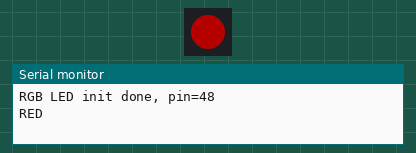
Simulated run of this sketch. Board: ESP32. Parts: 1 RGB LEDs in strip order, left to right, the last lines printed to the serial monitor. Dim RGB values are drawn brighter than linear.

Above: at 0.5 s.
At 1.5 s:
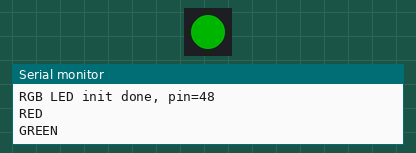
At 2.5 s:
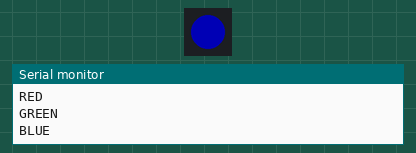
At 4.5 s:
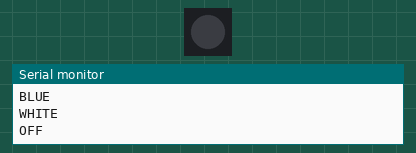
Timing chart, 0 to 6.5 s (numbered marks = the images above):
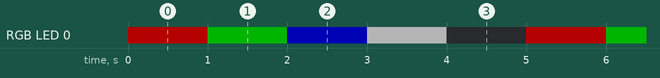

The sketch:

esp32_01.ino
```cpp
#include <Adafruit_NeoPixel.h>

#define RGB_PIN   48
#define NUM_LEDS  1

Adafruit_NeoPixel rgb(NUM_LEDS, RGB_PIN, NEO_GRB + NEO_KHZ800);

void setup() {
  Serial.begin(115200);
  rgb.begin();
  rgb.setBrightness(64);
  rgb.clear();
  rgb.show();
  Serial.println("RGB LED init done, pin=" + String(RGB_PIN));
}

void loop() {
  Serial.println("RED");
  rgb.setPixelColor(0, rgb.Color(255, 0, 0));
  rgb.show();
  delay(1000);

  Serial.println("GREEN");
  rgb.setPixelColor(0, rgb.Color(0, 255, 0));
  rgb.show();
  delay(1000);

  Serial.println("BLUE");
  rgb.setPixelColor(0, rgb.Color(0, 0, 255));
  rgb.show();
  delay(1000);

  Serial.println("WHITE");
  rgb.setPixelColor(0, rgb.Color(255, 255, 255));
  rgb.show();
  delay(1000);

  Serial.println("OFF");
  rgb.setPixelColor(0, 0);
  rgb.show();
  delay(1000);
}
```

Measured:
- by itself, RGB LED 0: repeats every 5.0 s: RGB(0, 64, 0) 1.0 s, RGB(0, 0, 64) 1.0 s, RGB(64, 64, 64) 1.0 s, off 1.0 s, RGB(64, 0, 0) 1.0 s
- by itself, everything shown: repeats every 5.0 s, in 5 steps
